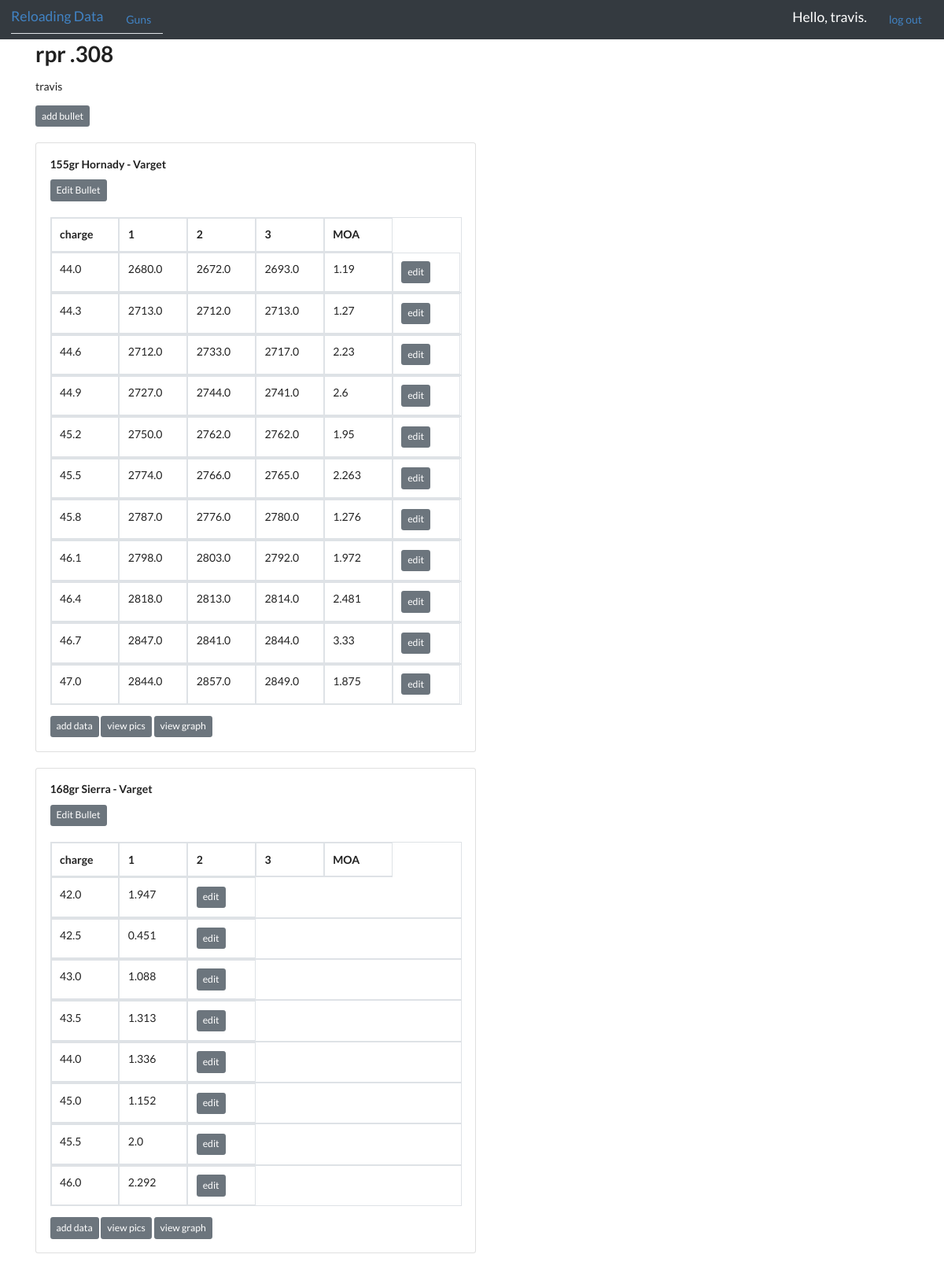
The page /gun/2/ (signed in) on the database as committed earlier.
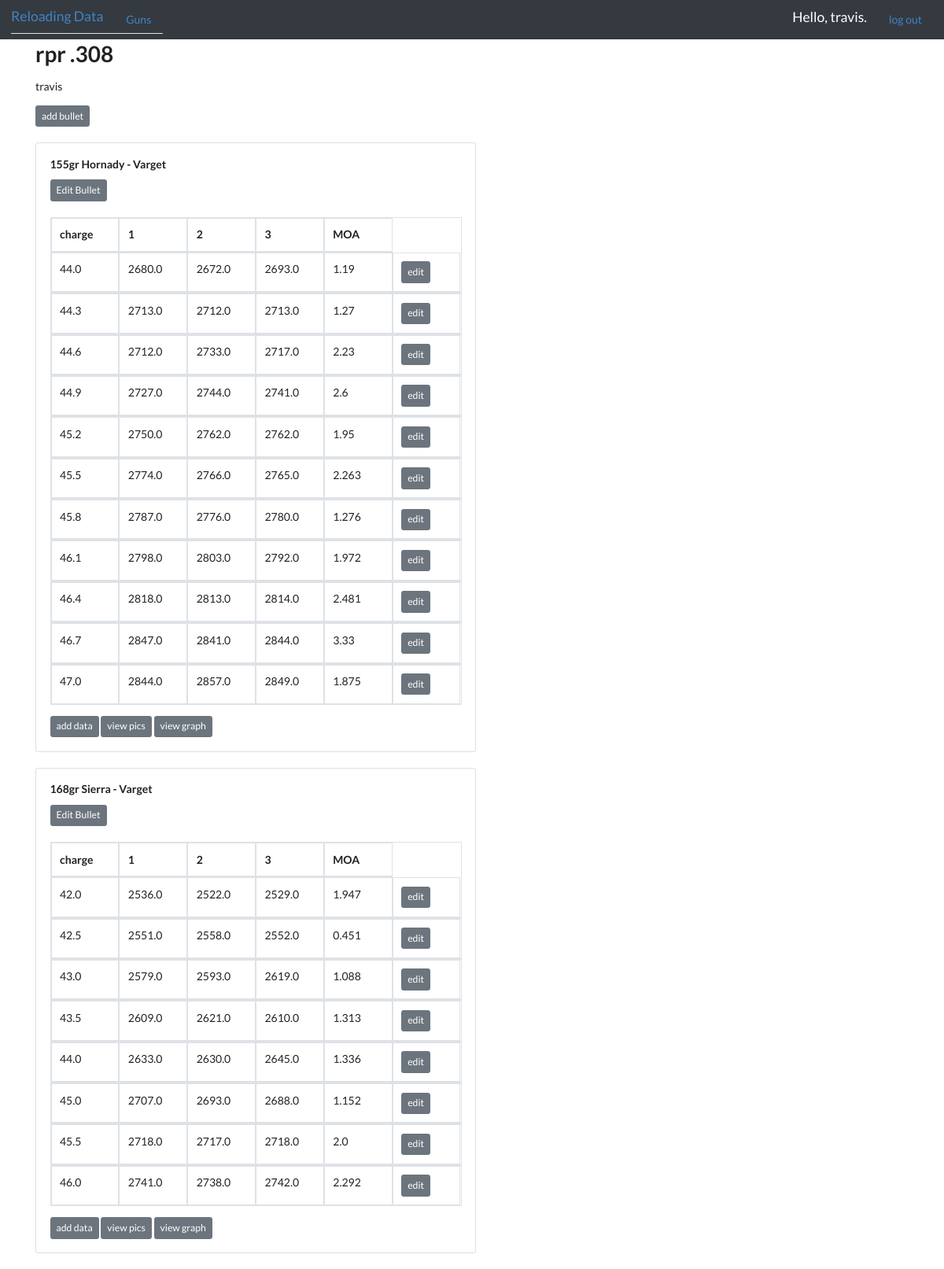
The same page on the database as committed later.
### mydata/models.py (models this page shows, shortened)
class Gun(models.Model):
    gun = models.CharField(max_length=50)
    date_added = models.DateTimeField(auto_now_add=True)
    owner = models.ForeignKey(User, on_delete=models.CASCADE)

class Bullet(models.Model):
    gun = models.ForeignKey(Gun, on_delete=models.CASCADE, related_name="bullets")
    bullet = models.CharField(max_length=50)
    powder = models.CharField(max_length=50)
    date_added = models.DateTimeField(auto_now_add=True)

class TestResult(models.Model):
    bullet = models.ForeignKey(Bullet, on_delete=models.CASCADE, related_name="results")
    charge = models.FloatField(null=True,blank=True)
    moa = models.FloatField(null=True,blank=True)
    date_added = models.DateTimeField(auto_now_add=True,null=True,blank=True)
    class Meta:
        ordering = ['charge']

class Velocity(models.Model):
    result = models.ForeignKey(TestResult, on_delete=models.CASCADE, related_name="velocity")
    shotnumber= models.IntegerField(null=True,blank=True)
    velocity = models.FloatField(null=True,blank=True)
    date_added = models.DateTimeField(auto_now_add=True,null=True,blank=True)

### mydata/views.py (the view)
# urls.py: path('gun/<int:gun_id>/', views.gunview, name='gun'),
@login_required
def gunview(request, gun_id):
    guns = Gun.objects.filter(owner=request.user, id=gun_id).prefetch_related('bullets__results__velocity')
    for gun in guns:
        if gun.owner != request.user:
            raise Http404
    context = {'guns': guns}
    return render(request, 'gun.html', context)

### mydata/templates/gun.html (shortened to what this page needs)
{% extends "base.html" %}
{% block content %}
  <div class="container" >
    {% for gun in guns %} {% comment %} gun title {% endcomment %}
      <div>
      <h1>{{gun.gun}}</h1>
      <p>{{gun.owner}}</p>
      <a class="btn btn-secondary btn-sm" href="{% url 'add_bullet' gun.pk%}">add bullet</a>
      </div> <br/>
      {% for bullet in gun.bullets.all %}
        <div class="card" style="width: 40rem;">
          <div class="card-body">
          <div>
            <h5 class="card-title">{{ bullet.bullet }} - {{ bullet.powder }} </h5> {% comment %} bullet powder and title {% endcomment %}
            <a class="btn btn-secondary btn-sm" href="{% url 'edit_bullet' bullet.pk %}" >Edit Bullet</a>
            </div><br/>
            <table class="table table-bordered table-hover">
              <thead>
                <tr class="d-flex">
                  <th class="col-2" scope="col">charge</th>
                  <th class="col-2" scope="col">1</th>
                  <th class="col-2" scope="col">2</th>
                  <th class="col-2" scope="col">3</th>
                  <th class="col-2" scope="col">MOA</th>
                </tr>
              </thead>
              {% for result in bullet.results.all %}
                <tbody>
                  <tr class="d-flex">
                    <td class="col-2">{{ result.charge }}</td>
                    {% for velocity in result.velocity.all %}
                    <td class="col-2">{{ velocity.velocity }}</td>
                    {% endfor %}
                    <td class="col-2">{{ result.moa }}</td>
                    <td class="col-2"><a class="btn btn-secondary btn-sm" href="{% url 'edit_data' result.pk%}">edit</a></td>
                  </tr>
                </tbody>
              {% endfor %}
            </table>
            <a class="btn btn-secondary btn-sm" href="{% url 'add_data' bullet.pk%}">add data</a>
            <a class="btn btn-secondary btn-sm" href="#">view pics</a>
            <a class="btn btn-secondary btn-sm" href="{% url 'view_graph' bullet.pk%}">view graph</a>
          </div>
        </div><br/>
      {% endfor %}
    {% endfor %}
  </div>
{% endblock %}

Rows that differ between the two databases and show on the page:
added Velocity: velocity "2536.0", shown under TestResult (number 12 of 19 on the later page)
added Velocity: velocity "2522.0", shown under TestResult (number 12 of 19 on the later page)
added Velocity: velocity "2529.0", shown under TestResult (number 12 of 19 on the later page)
added Velocity: velocity "2551.0", shown under TestResult (number 13 of 19 on the later page)
added Velocity: velocity "2558.0", shown under TestResult (number 13 of 19 on the later page)
added Velocity: velocity "2552.0", shown under TestResult (number 13 of 19 on the later page)
added Velocity: velocity "2579.0", shown under TestResult (number 14 of 19 on the later page)
added Velocity: velocity "2593.0", shown under TestResult (number 14 of 19 on the later page)
added Velocity: velocity "2619.0", shown under TestResult (number 14 of 19 on the later page)
added Velocity: velocity "2609.0", shown under TestResult (number 15 of 19 on the later page)
added Velocity: velocity "2621.0", shown under TestResult (number 15 of 19 on the later page)
added Velocity: velocity "2610.0", shown under TestResult (number 15 of 19 on the later page)
added Velocity: velocity "2633.0", shown under TestResult (number 16 of 19 on the later page)
added Velocity: velocity "2630.0", shown under TestResult (number 16 of 19 on the later page)
added Velocity: velocity "2645.0", shown under TestResult (number 16 of 19 on the later page)
added Velocity: velocity "2707.0", shown under TestResult (number 17 of 19 on the later page)
added Velocity: velocity "2693.0", shown under TestResult (number 17 of 19 on the later page)
added Velocity: velocity "2688.0", shown under TestResult (number 17 of 19 on the later page)
added Velocity: velocity "2718.0", shown under TestResult (number 18 of 19 on the later page)
added Velocity: velocity "2717.0", shown under TestResult (number 18 of 19 on the later page)
added Velocity: velocity "2718.0", shown under TestResult (number 18 of 19 on the later page)
added Velocity: velocity "2741.0", shown under TestResult (number 19 of 19 on the later page)
added Velocity: velocity "2738.0", shown under TestResult (number 19 of 19 on the later page)
added Velocity: velocity "2742.0", shown under TestResult (number 19 of 19 on the later page)
